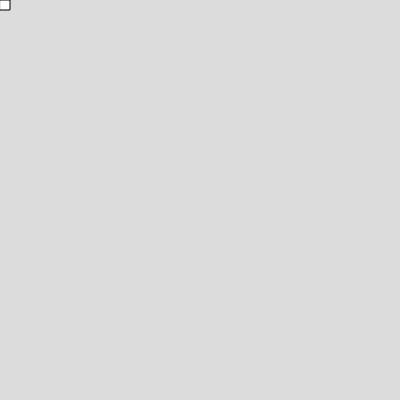
Frame 1 (no input)
Frame 60 (no input): identical to frame 1, image omitted
Frame 120 (the mouse pressed at the canvas centre since frame 60): identical to frame 1, image omitted

The p5.js sketch that drew this single still picture (run headless with seeded random() and noise() and a simulated clock; from frame 60 on, the mouse is pressed at the canvas centre):

// p5.js sketch
// ── sketch.js
let snake;

function setup() {
  createCanvas(400, 400);
  snake = new Snake();
}

function keyPressed(){
	if(keyCode === LEFT_ARROW){
  	snake.setDir(-1,0);
  }else if(keyCode === RIGHT_ARROW){
  	snake.setDir(1,0);
  }else if(keyCode === DOWN_ARROW){
  	snake.setDir(0,1);
  }else if(keyCode === UP_ARROW){
  	snake.setDir(0,-1);
  }
}

function draw() {
  background(220);
  snake.update();
  snake.show();
}
// ── snake.js
class Snake{
  constructor(){
  	this.body = [];
    this.body[0] = createVector(0,0);
    this.xdir = 0;
    this.ydir = 0;
  }
  update(){
  	this.body[0].x += this.xdir;
    this.body[0].y += this.ydir;
  }
  show(){
  	rect(
    this.body[0].x,
    this.body[0].y,
    10,10);
  }
}
